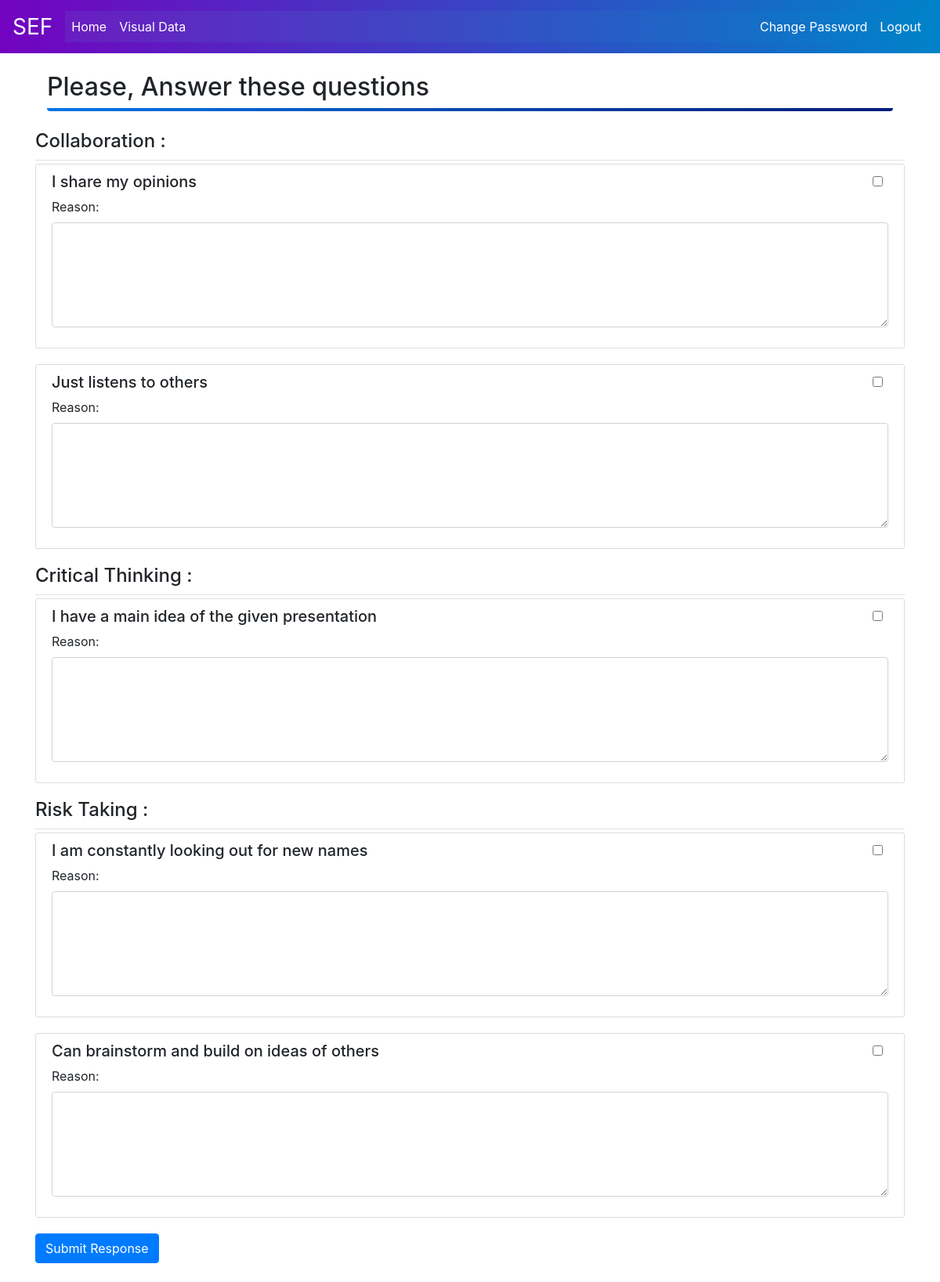
Screenshot of /teacher/student/3/ (signed in) with the database file from the repository.
### course/models.py (models this page shows, shortened)
class Course(models.Model):
	cname=models.CharField(max_length=100,default="#")
	skill=models.CharField(max_length=50,choices=choices)

class Question(models.Model):
	course=models.ForeignKey(Course,on_delete=models.CASCADE)
	question=models.CharField(max_length=255)

### teacher/views.py (the view, shortened to what this page needs)
# urls.py: path('teacher/student/<int:id>/',teacher_views.show_questions,name='show_questions'),
@login_required
def show_questions(request,id):
	courses={}
	for course in choices:
		course_obj=Course.objects.filter(skill=course).first()
		questions=list(Question.objects.filter(course=course_obj).values_list('question',flat=True))
		courses[course]=questions
	print(courses)
	flag = True
	context = {
			'courses':courses
		}
	return render(request,'teacher/show_questions.html',context=context)

### teacher/templates/teacher/show_questions.html (shortened to what this page needs)
{% extends 'course/base.html' %}
{% load crispy_forms_tags %}
{% block content %}
	<div class="container mt-4 mb-4">
		<p class="h2">Please, Answer these questions</p>
		<div style="height: .25rem;width:100%;background-image: linear-gradient(to right,#0575E6,#021B79); border-bottom-right-radius: 4px; border-bottom-left-radius: 4px; "></div>
	</div>
	<form method="POST">
		{% for course,questions in courses.items %}
            <div class="article-metadata">
                <h4>{{ course }} : </h4>
            </div>
            {% for question in questions %}
			<article class="media content-section">
			  <div class="media-body">
                    <div class="row form-row">
                        <div class="col">
                          <label class="form-check-label" for="customCheck"><h5>{{ question }}</h5></label>
                        </div>
                        <div class="col-right">
                          <input type="checkbox" class="form-check-input" id="{{question}}" name="{{question}}" value="True">
                        </div>
                    </div>
                    <div class="form-group">
                        <label for="comment">Reason:</label>
                        <textarea class="form-control" rows="5" id="{{ question }} reason" name="{{ question }} reason"></textarea>
                    </div>
			</div>
            </article>
            {% endfor %}
		{% endfor %}
		<button type="submit" class="btn btn-primary mb-4">Submit Response</button>
	</form>
{% endblock content %}

### course/static/course/main.css (style rules this page uses)
body { background-repeat: repeat-y; background-attachment: fixed; background-size: 100%; }
.content-section { background: #ffffff; padding: 10px 20px; border: 1px solid #dddddd; border-radius: 3px; margin-bottom: 20px; }
.article-metadata { padding-bottom: 1px; margin-bottom: 4px; border-bottom: 1px solid #e3e3e3 }

### rows the page displays
Course: skill "Collaboration"
Question: question "I share my opinions"
Question: question "Just listens to others"
Course: skill "Critical Thinking"
Question: question "I have a main idea of the given presentation"
Course: skill "Risk Taking"
Question: question "I am constantly looking out for new names"
Question: question "Can brainstorm and build on ideas of others"
